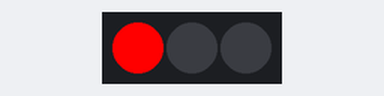
The sketch below on a simulated Arduino Uno, built with avr-gcc and run on an emulated ATmega328P. On the bench: 3 RGB LEDs in strip order, left to right.

Above: at 0.5 s.
At 2.5 s:
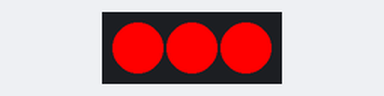
At 4.5 s:
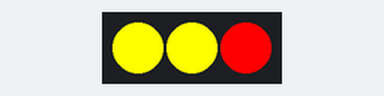
At 5.5 s:
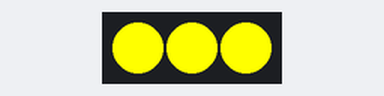
At 6.5 s:
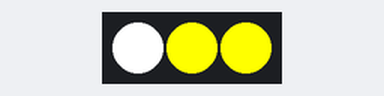
At 8.5 s:
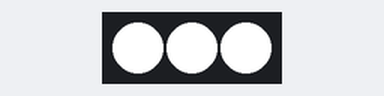
Timing chart, 0 to 11.7 s (numbered marks = the images above):
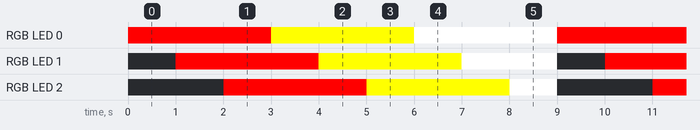

The sketch:

led_ws2811.ino
```cpp
#include <FastLED.h>

#define NUM_LEDS 3 // number of led present in your strip
#define DATA_PIN 6 // digital pin of your arduino

CRGB leds[NUM_LEDS];

void setup() {
  // put your setup code here, to run once:
      FastLED.addLeds<WS2811, DATA_PIN, RGB>(leds, NUM_LEDS);}

void loop() {
  // put your main code here, to run repeatedly:
 // Turn the LED on, then pause
  //leds[0] = CRGB::Blue;
  //leds[1] = CRGB::Red;
  //leds[2] = CRGB::Green;
  //FastLED.show();
  //delay(100);
  // Now turn the LED off, then pause
  //leds[0] = CRGB::Black;
  //FastLED.show();
  //delay(90
   // one at a time
  memset(leds, 0, NUM_LEDS * 3);
  for(int j = 0; j < 3; j++) {
    for(int i = 0 ; i < NUM_LEDS; i++ ) {
      switch(j) {
        case 0: leds[i].r = 255; break;
        case 1: leds[i].g = 255; break;
        case 2: leds[i].b = 255; break;
      }
      FastLED.show();
      delay(1000);
    }
  }
}
```

Measured:
- by itself, RGB LED 0: repeats every 9.0 s: RGB(255, 255, 0) 3.0 s, RGB(255, 255, 255) 3.0 s, RGB(255, 0, 0) 3.0 s
- by itself, RGB LED 1: repeats every 9.0 s: RGB(255, 255, 0) 3.0 s, RGB(255, 255, 255) 2.0 s, off 1.0 s, RGB(255, 0, 0) 3.0 s
- by itself, RGB LED 2: repeats every 9.0 s: RGB(255, 255, 0) 3.0 s, RGB(255, 255, 255) 1.0 s, off 2.0 s, RGB(255, 0, 0) 3.0 s
